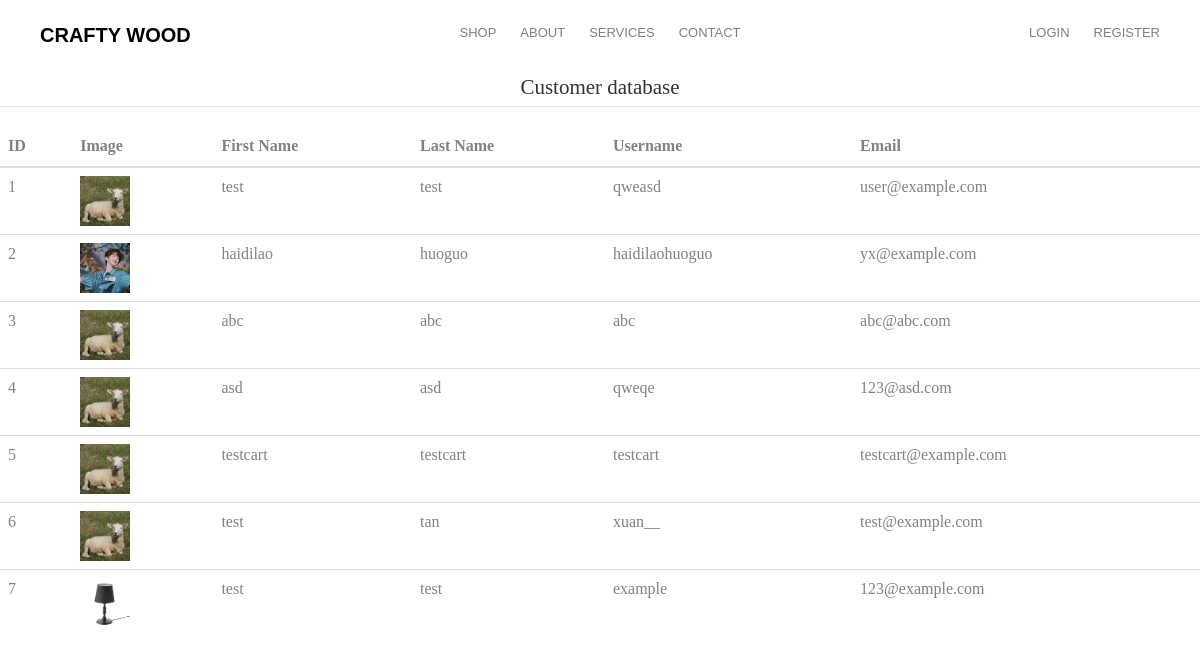
The app's page /admin/customer_database, older data.
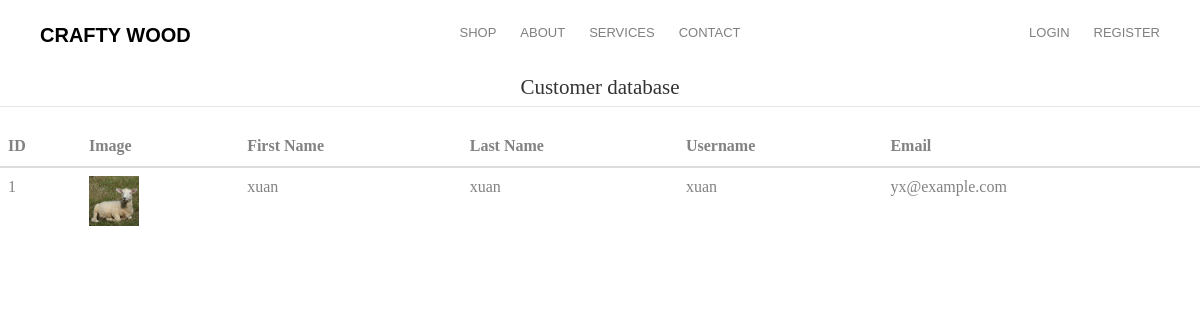
The same page, newer data.
### ecommercesite/database.py (models this page shows, shortened)
class User(db.Model, UserMixin):
    __tablename__ = 'user'
    id = db.Column(db.Integer, primary_key=True)
    type = db.Column(db.String(20))
    first_name = db.Column(db.String(30), nullable=False)
    last_name = db.Column(db.String(30), nullable=False)
    username = db.Column(db.String(30), nullable=False, unique=True)
    email = db.Column(db.String(100), nullable=False, unique=True)
    password = db.Column(db.String(60), nullable=False)
    role = db.Column(db.String(10), nullable=False, default='user')
    image_file = db.Column(db.String(20), nullable=False, default='defaultpfp.jpg')
    __mapper_args__ = {
        'polymorphic_on':type,
        'polymorphic_identity':'user'
    }

class Staff(User):
    pass
    __mapper_args__ = {
        'polymorphic_identity':'staff'
    }

### ecommercesite/routes.py (the view)
@app.route('/admin/customer_database')
def customer_database():
    users = Users.query.all()
    return render_template('admin/customer_database.html', users=users)

### ecommercesite/templates/admin/customer_database.html
{% extends 'layout.html' %}
{% block content %}
<table class="table tbale-sm">
    <legend class='text-center'> Customer database </legend>
    <thead>
        <th>ID</th>
        <th>Image</th>
        <th>First Name</th>
        <th>Last Name</th>
        <th>Username</th>
        <th>Email</th>
    </thead>
    <tbody>
      {% for user in users %}
      <tr>
        <td>{{loop.index}}</td>
        <td> <img src="{{url_for('static',filename='profile_pics/' + user.image_file)}}" alt="{{user.username}}" width="50" height="50"></td>
        <td>{{ user.first_name}}</td>
        <td>{{ user.last_name}}</td>
        <td>{{ user.username }}</td>
        <td>{{ user.email }}</td>
      </tr>
      {% endfor %}
    </tbody>
</table>
{% endblock content %}

### ecommercesite/templates/layout.html (shortened to what this page needs)
<!DOCTYPE html>
<html>
	<head>
	<link rel="stylesheet" type="text/css" href="{{ url_for('static', filename='animate.css') }}">
	<link rel="stylesheet" type="text/css" href="{{ url_for('static', filename='icomoon.css') }}">
	<link rel="stylesheet" type="text/css" href="{{ url_for('static', filename='bootstrap.css') }}">
	<link rel="stylesheet" type="text/css" href="{{ url_for('static', filename='flexslider.css') }}">
	<link rel="stylesheet" type="text/css" href="{{ url_for('static', filename='owl.carousel.min.css') }}">
	<link rel="stylesheet" type="text/css" href="{{ url_for('static', filename='owl.theme.default.min.css') }}">
	<link rel="stylesheet" type="text/css" href="{{ url_for('static', filename='style.css') }}">
    </head>
    <body>
                <div id="page">
                    <nav class="fh5co-nav" role="navigation">
                        <div class="container">
                            <div class="row">
                                <div class="col-md-3 col-xs-2">
                                    <div id="fh5co-logo"><a href="{{ url_for('home') }}">Crafty Wood</a></div>
                                </div>
                                <div class="col-md-6 col-xs-6 text-center menu-1">
                                    <ul>
                                        <li class="has-dropdown">
                                            <a href="{{ url_for('shop') }}">Shop</a>
                                        </li>
                                        <li>
                                            <a href="{{ url_for('about') }}">About</a>
                                        </li>
                                        <li class="has-dropdown">
                                            <a href="{{ url_for('services') }}">Services</a>
                                        </li>
                                        <li>
                                            <a href="{{ url_for('contacts')}}">Contact</a>
                                        </li>
                                    </ul>
                                </div>
                                <div class="col-md-3 col-xs-4 text-right hidden-xs menu-2">
                                    <ul>
                                        {% if current_user.is_authenticated %}
                                            {% if current_user.role == 'user' %}
                                                <Li><a href="{{url_for('account')}}">Account</a></Li>
                                                <Li><a href="{{url_for('logout')}}">Log Out</a></Li>
                                                <li class="shopping-cart"><a href="{{url_for('cart')}}" class="cart"><span><small>0</small><i class="icon-shopping-cart"></i></span></a></li>
                                            {% elif current_user.role == 'admin' %}
                                                <li><a href="{{url_for('dashboard')}}">Dashboard</a></li>
                                                <Li><a href="{{url_for('logout')}}">Log Out</a></Li>
                                            {% endif %}
                                        {% else %}
                                                <Li><a href="{{url_for('login')}}">Login</a></Li>
                                                <Li><a href="{{url_for('register')}}">Register</a></Li>
                                        {% endif %}
                                    </ul>
                                </div>
                            </div>
                        </div>
                    </nav>
                </div>
                <div>
                    {% block content %}
                    {% endblock content %}
                </div>
    </body>
</html>

### ecommercesite/static/style.css (style rules this page uses)
body { font-family: "Playfair Display", serif; font-weight: 400; font-size: 16px; line-height: 1.7; color: #828282; background: #fff; }
#page { position: relative; overflow-x: hidden; width: 100%; height: 100%; -webkit-transition: 0.5s; -o-transition: 0.5s; transition: 0.5s; }
a { color: #d1c286; -webkit-transition: 0.5s; -o-transition: 0.5s; transition: 0.5s; }
.fh5co-nav { padding: 18px 0; background: #fff; }
.fh5co-nav #fh5co-logo { font-size: 20px; margin: 0; padding: 0; text-transform: uppercase; font-weight: bold; font-family: "Montserrat", Arial, sans-serif; }
.fh5co-nav a { padding: 5px 10px; color: #000; }
.fh5co-nav ul { padding: 0; margin: 0; }
.fh5co-nav ul li { padding: 0; margin: 0; list-style: none; display: inline-block; font-family: "Montserrat", Arial, sans-serif; }
.fh5co-nav ul li a { font-size: 13px; padding: 30px 10px; text-transform: uppercase; color: rgba(0, 0, 0, 0.5); -webkit-transition: 0.5s; -o-transition: 0.5s; transition: 0.5s; }
.fh5co-nav ul li.has-dropdown { position: relative; }
#fh5co-offcanvas a { color: rgba(255, 255, 255, 0.5); }
#fh5co-offcanvas ul { padding: 0; margin: 0; }
#fh5co-offcanvas ul li { padding: 0; margin: 0; list-style: none; }
#fh5co-offcanvas ul li.offcanvas-has-dropdown > a { display: block; position: relative; }
#fh5co-offcanvas ul li.offcanvas-has-dropdown > a:after { position: absolute; right: 0px; font-family: 'icomoon'; font-style: normal; font-weight: normal; font-variant: normal; text-transform: none; line-height: 1; -webkit-font-smoothing: antialiased; -moz-osx-font-smoothing: grayscale; content: "\e921"; font-size: 20px; color: rgba(255, 255, 255, 0.2); -webkit-transition: 0.5s; -o-transition: 0.5s; transition: 0.5s; }

Row changes from the older to the newer data that the page shows:
no longer on this page (row edited): Staff: image_file (placeholder picture), first_name "test", last_name "test", username "qweasd", email "user@example.com"
removed Staff: image_file (picture), first_name "haidilao", last_name "huoguo", username "haidilaohuoguo", email "yx@example.com"
removed Staff: image_file (placeholder picture), first_name "abc", last_name "abc", username "abc", email "abc@abc.com"
removed Staff: image_file (placeholder picture), first_name "asd", last_name "asd", username "qweqe", email "123@asd.com"
removed Staff: image_file (placeholder picture), first_name "testcart", last_name "testcart", username "testcart", email "testcart@example.com"
removed Staff: image_file (placeholder picture), first_name "test", last_name "tan", username "xuan__", email "test@example.com"
removed Staff: image_file (picture), first_name "test", last_name "test", username "example", email "123@example.com"
now on this page (row edited): Staff: image_file (placeholder picture), first_name "xuan", last_name "xuan", username "xuan", email "yx@example.com"
